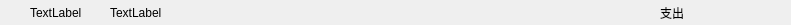
<?xml version="1.0" encoding="UTF-8"?>
<ui version="4.0">
 <class>cost_time</class>
 <widget class="QWidget" name="cost_time">
  <property name="geometry">
   <rect>
    <x>0</x>
    <y>0</y>
    <width>791</width>
    <height>25</height>
   </rect>
  </property>
  <property name="windowTitle">
   <string>Form</string>
  </property>
  <widget class="QLabel" name="costtime_month">
   <property name="geometry">
    <rect>
     <x>30</x>
     <y>0</y>
     <width>72</width>
     <height>25</height>
    </rect>
   </property>
   <property name="text">
    <string>TextLabel</string>
   </property>
  </widget>
  <widget class="QLabel" name="cost_time_week">
   <property name="geometry">
    <rect>
     <x>110</x>
     <y>0</y>
     <width>72</width>
     <height>25</height>
    </rect>
   </property>
   <property name="text">
    <string>TextLabel</string>
   </property>
  </widget>
  <widget class="QLabel" name="cost_time_money">
   <property name="geometry">
    <rect>
     <x>660</x>
     <y>0</y>
     <width>121</width>
     <height>25</height>
    </rect>
   </property>
   <property name="text">
    <string>支出</string>
   </property>
  </widget>
 </widget>
 <resources/>
 <connections/>
</ui>
